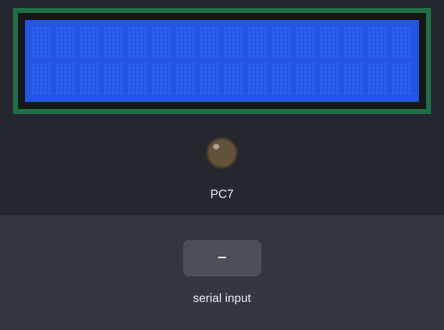
Recording of a program running on a simulated ATmega32, built with avr-gcc and emulated at 16 MHz. On the bench: 16×2 character LCD, output pins drawn as LEDs (lit = HIGH). Wiring (inferred from the names in the program): character LCD (HD44780): RS PB1; R/W PB2; E PB3; data PA4, PA5, PA6, PA7. The inputs (shaded band) are chosen by the test bench. Pins used as bus, display or sensor lines are not drawn.

Above: at 1.6 s.
1.7 s: "2" received over Serial
At 2.32 s:
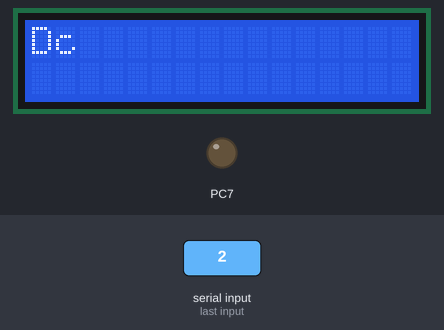
4.2 s: "1" received over Serial
At 5.87 s:
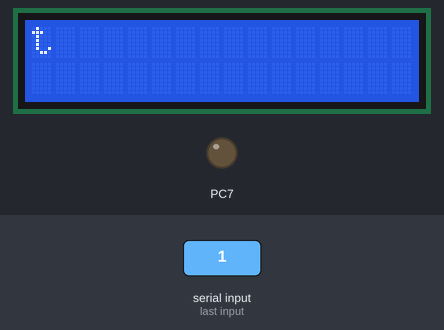
6.5 s: "3" received over Serial
At 8.57 s:
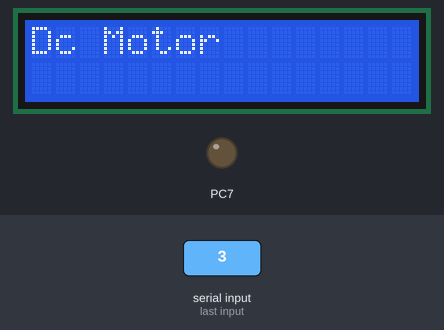
9.5 s: "4" received over Serial
At 10.4 s:
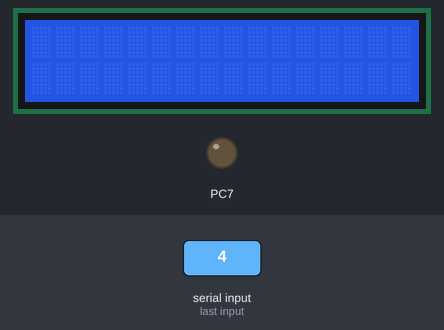
Timing chart, 0 to 12.0 s (numbered marks = the images above; inputs shaded):
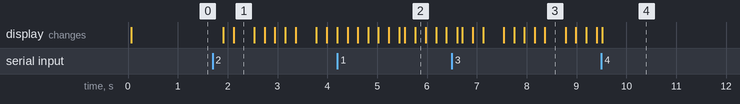

The program:

main.c
```c
/*
* SPI_Master_F17.c
*
* Created: 2/1/21 5:04:27 PM
* Author : Mostafa
*/

#include "SPI.h"
#define F_CPU 16000000UL
#include "util/delay.h"


int main(void)
{
	DIO_Init();
	LCD_Init();
	Uart_Init();
	SPI_InitType MyInit = {Master, MSB};
	SPI_Init(&MyInit);
	SPI_SlaveEN(SPI_PortReg, SS);
	_delay_ms(500);
	Uint8 op = 0;
	Uint8 arr[20];
	Uint8 array[30];
	Uint8 ary[30];
	while (1)
	{
		/*you have to send the number of op twice(to make over write) as the value in SPDR is still stored in it from previous operation*/
		op = Uart_RxChar();//receiving the value from UART

		switch(op){
			/*temperature sensor*/
			case '1':
				LCD_Clear();
				SPI_Tx(0x01);//sending a dummy value to slave to check on it
				_delay_ms(100);
				LCD_Clear();
				LCD_String("temp");
				int  x = SPI_Rx();//receive temperature from slave
				itoa(x,arr,10);
				LCD_Cmd(0xC0);
				LCD_String(arr);
			break;
			/*Motor on */
			/*the motor speeds up gradually*/
			case '2':
				LCD_Clear();
				SPI_Tx(0x02);
				_delay_ms(100);
				LCD_String("Dc Motor on");
				Uint8 data = SPI_Rx();//received value from slave
				itoa(data,array,10);
				LCD_Cmd(0xC0);
				LCD_String("speed:");
				LCD_Cmd(0xC7);
				LCD_String(array);
			break;

			/*motor off*/
			/*the motor speed decreases gradually and doesn't stop immediately after you press the key*/
			case '3' :

				LCD_Clear();
				SPI_Tx(0x03);
				_delay_ms(100);
				LCD_String("Dc Motor off");
				Uint8 rec = SPI_Rx();
				itoa(rec,ary,10);
				LCD_Cmd(0xC0);
				LCD_String(ary);

			break;

			/*clearing lcd on both master and slave*/
			case '4':
			LCD_Clear();
			SPI_Tx(0x04);
			_delay_ms(100);
			break;


		}

	}


}


/*if(Uart_RxChar() == '1'){
if (SPI_TxRx(0x01) == 0x55)
{
_delay_ms(100);
}
LCD_String("temp");
}*/
```

SPI.c
```c
/*
* SPI.c
*
* Created: 2/1/21 5:05:22 PM
*  Author: Mostafa
*/
#include "SPI.h"


void SPI_Init(SPI_InitType * MyInit){
	switch (MyInit->state)
	{
		case Master:
		SPI_SlaveDIS(SPI_PortReg, SS);
		SPI_DataDirReg |= (1<<MOSI)|(1<<SS)|(1<<SCK);
		SPI_DataDirReg &=~ (1<<MISO);
		//SPCR |=(1<<SPE)|(1<<MSTR);
		//SPI->MySPCR.AllRegister = 0x50;
		SPI->MySPCR.RegisterBits.MyMSTR = 1;
		SPI->MySPCR.RegisterBits.MySPE = 1;
		break;

		case Slave:
		SPI_DataDirReg &=~ (1<<MOSI)|(1<<SS)|(1<<SCK);
		SPI_DataDirReg |= (1<<MISO);
		SPCR |= (1<<SPE);
		break;
	}

}

Uint8 SPI_Tx(Uint8 data){
	SPI->MySPDR = data;
	while(!(SPI->MySPSR  & (1<<SPIF)));
	return SPI->MySPDR;
}


unsigned char SPI_Rx(void){
	return SPI->MySPDR;

}
```

SPI.h
```c
/*
* SPI.h
*
* Created: 2/1/21 5:05:32 PM
*  Author: Mostafa
*/


#ifndef SPI_H_
#define SPI_H_

#include <avr/io.h>
#include "DIO.h"
#include "LCD.h"
#include "UART.h"
#include <stdlib.h>

#define SPI_DataDirReg DDRB
#define SPI_PortReg PORTB

#define SS 4
#define MOSI 5
#define MISO 6
#define SCK 7

#define SPI_SlaveEN(Reg, BitNo) (Reg &= ~ (1<<BitNo))
#define SPI_SlaveDIS(Reg, BitNo) (Reg |= (1<<BitNo))

typedef enum{
	Slave=0,Master
}SPI_StateType;

typedef enum{
	MSB=0,LSB
}SPI_DORDType;//data order types

typedef struct{
	SPI_StateType state;
	SPI_DORDType DataOrder;
}SPI_InitType;

typedef struct{
	unsigned char MySPR :2;
	unsigned char MyCPHA:1;
	unsigned char MyCPOL:1;
	unsigned char MyMSTR:1;
	unsigned char MyDORD:1;
	unsigned char MySPE:1;
	unsigned char MySPIE:1;
}SPI_SPCRBitsType;

typedef union{
	unsigned char AllRegister;
	SPI_SPCRBitsType RegisterBits;
	}SPI_SPCRType;

typedef struct{
	SPI_SPCRType MySPCR;
	unsigned char MySPSR;
	unsigned char MySPDR;

}SPI_RegType;

#define SPI  ((volatile SPI_RegType *)0x2D)

void SPI_Init(SPI_InitType * MyInit);//for setting master and slave
unsigned char SPI_Tx(unsigned char data);// flag indicates when the data is completely transfered
Uint8 SPI_Rx(void);
#endif /* SPI_H_ */
```

UART.c
```c
/*
 * UART.c
 *
 * Created: 1/29/21 11:29:58 AM
 *  Author: Mostafa
 */


#include "UART.h"

void Uart_Init(void){
	//Tx & Rx - 1STOP
	UCSRB = (1<<RXEN)|(1<<TXEN);
	//asynchronous mode- 8BIT
	UCSRC = (1<<URSEL)|(1<<UCSZ1)|(1<<UCSZ0);
	UBRRL = (char)MyUBRR;
	UBRRH = (char)(MyUBRR>>8);
}

void Uart_TxChar(unsigned char data){
	//to check if the register is empty
	while(!(UCSRA & (1<<UDRE)));
	//while(((UCSRA>>UDRE)&1

	UDR = data;

}

void Uart_TxString(char * string){
	unsigned char i = 0;
	while (string[i] != '\0')
	{
		Uart_TxChar(string[i]);
		i++;
	}
}

unsigned char Uart_RxChar(void){
	//receive flag
	while(!(UCSRA & (1<<RXC)));
	return UDR;

}
```

UART.h
```c
/*
 * UART.h
 *
 * Created: 1/29/21 11:30:11 AM
 *  Author: Mostafa
 */


#ifndef UART_H_
#define UART_H_

#include <avr/io.h>
#define F_CPU 16000000UL

#define BaudRate 9600

#define DoubleSpeed 0

#if (DoubleSpeed == 0)
	#define MyUBRR ((F_CPU/(16UL*BaudRate))-1)
#else
	#define MyUBRR ((F_CPU/(8UL*BaudRate))-1)
#endif

void Uart_Init(void);
/*function to send one char*/
void Uart_TxChar(unsigned char data);
/*function to send a string*/
void Uart_TxString(char * string);
/*function to receive char*/
unsigned char Uart_RxChar(void);
#endif /* UART_H_ */
```

LCD.c
```c
/*
* LCD.c
*
* Created: 1/26/21 9:57:38 PM
*  Author: Mostafa
*/

#include "LCD.h"


void LCD_Init(){
	DIO_WriteChannel(RW, STD_Low);
	DIO_WriteChannel(E, STD_High);
	_delay_ms(20);//first delay more than 15 ms
	LCD_Cmd(0x33);//LCD Init
	_delay_us(100);//third delay more than 100 us
	LCD_Cmd(0x32);//then we send the 3 then the 2 in the initialization of lcd after the delay more than 100 us
	LCD_Cmd(0x28);//function set
	LCD_Cmd(0x06);//entry mode
	LCD_Cmd(0x0C);//display on/of
	LCD_Cmd(0x01);//for clearing the LCD
	_delay_ms(2);
}


void LCD_Cmd(Uint8 cmd){
	Uint8 PortData = 0;
	PortData = DIO_ReadPort(LCDPort);
	//we send the first 3
	PortData = (PortData & 0x0F)|(cmd & 0xF0);//for high Mable
	DIO_WritePort(LCDPort , PortData);
	DIO_WriteChannel(RS, STD_Low);
	DIO_WriteChannel(E, STD_Low);
	_delay_us(100);
	DIO_WriteChannel(E, STD_High);

	_delay_ms(5);//second delay more than 4.1 ms

	PortData = DIO_ReadPort(LCDPort);
	//we send the second 3
	PortData = (PortData & 0x0F)|(cmd << 4);// for low Mable
	DIO_WritePort(LCDPort , PortData);
	DIO_WriteChannel(RS, STD_Low);
	DIO_WriteChannel(E, STD_Low);
	_delay_us(100);
	DIO_WriteChannel(E, STD_High);
	_delay_ms(2);//because the lcd hardware is lagging so we must give it a break
}


void LCD_Char(Uint8 data){
	Uint8 PortData = 0;
	PortData = DIO_ReadPort(LCDPort);
	PortData = (PortData & 0x0F)|(data & 0xF0);//for high Mable
	DIO_WritePort(LCDPort, PortData);
	DIO_WriteChannel(RS, STD_High);
	DIO_WriteChannel(E, STD_Low);
	_delay_ms(100);
	DIO_WriteChannel(E, STD_High);

	_delay_ms(5);//second delay more than 4.1 ms

	PortData = DIO_ReadPort(LCDPort);
	//we send the second 3
	PortData = (LCDPort & 0x0F)|(data << 4);// for low Mable
	DIO_WritePort(LCDPort, PortData);
	DIO_WriteChannel(RS, STD_High);
	DIO_WriteChannel(E, STD_Low);
	_delay_ms(100);
	DIO_WriteChannel(E, STD_High);
	_delay_ms(2);

}

void LCD_String(Sint8 * string ){
	Uint8 i=0;
	/*we will use the null at the end of the string as we don't know the size of the string*/
	while(string[i] != '\0'){
		LCD_Char((Uint8)string[i]);
		i++;
	}
}

void LCD_CustomeChar(Uint8 loc, Uint8 * msg){
	Uint8 i=0;
	if (loc<8)
	{
		LCD_Cmd((0x40 + (loc*8)));
		for (i=0;i<8;i++)
		{
			LCD_Char(msg[i]) ;
		}
	}
}

void LCD_StringPos(Sint8 * string, Uint8 line , Uint8 pos){
	switch (line)
	{
		case 1:
		LCD_Cmd(0x80 | (pos & 0x0F));
		LCD_String(string);
		break;
		case 2:
		LCD_Cmd(0xC0 | (pos & 0x0F));
		LCD_String(string);
		break;
	}
}


void LCD_CharPos(Uint8 data, Uint8 line , Uint8 pos){
	switch (line)
	{
		case 1:
		LCD_Cmd(0x80 | (pos & 0x0F));
		LCD_Char(data);
		break;
		case 2:
		LCD_Cmd(0xC0 | (pos & 0x0F));
		LCD_Char(data);
		break;
	}
}

void LCD_Clear(){
	LCD_Cmd(0x01);
}
```

LCD.h
```c
/*
 * LCD.h
 *
 * Created: 1/26/21 9:57:55 PM
 *  Author: Mostafa
 */


#ifndef LCD_H_
#define LCD_H_

#include "DIO.h"
#define F_CPU 16000000UL
#include "util/delay.h"

/*defining the hole portA register which is 8-bit and we only use 4 of them*/
/*the problem here that we told the lcd to access the port directly without using layeredArch property*/
#define LCDPort  DIO_PortA //here we used the layered arch. property


/*defining the RS-RW-E in the included connection on the kit*/
#define RS  DIO_ChannelB1
#define RW  DIO_ChannelB2
#define E   DIO_ChannelB3

void LCD_Init();
void LCD_Cmd(Uint8 cmd);
void LCD_Char(Uint8 data);
void LCD_String(Sint8 * string );//constant data but we can change the address of the pointer
void LCD_CustomeChar(Uint8 loc, Uint8 * msg);
void LCD_StringPos(Sint8 * string , Uint8 line , Uint8 pos);
void LCD_CharPos(Uint8 data, Uint8 line , Uint8 pos);
void LCD_Clear();

#endif /* LCD_H_ */
```

BitMath.h
```c
/*
 * BitMath.h
 *
 * Created: 1/21/2021 11:18:45 AM
 *  Author: Mostafa
 */

#ifndef BITMATH_H_
#define BITMATH_H_

/*macro use to set the desired bit by one*/
#define SetBit(Reg, BitNo)    (Reg |=(1<<BitNo))

/*macro used to clear the desired bit to 0*/
#define ClearBit(Reg, BitNo)  (Reg &= ~(1<<BitNo))

/*macro used to toggle bit 0 then 1 then 0...*/
#define ToggleBit(Reg, BitNo)  (Reg ^=(1<<BitNo))

/*macro used to get the value stored in the desired bit*/
#define GetBit(Reg, BitNo)    ((Reg>>BitNo) &1)

#endif /* BITMATH_H_ */
```

DIO.c
```c
/*
* DIO.c
*
* Created: 1/21/21 11:32:39 PM
*  Author: Mostafa
*/
#include "DIO.h"

void DIO_WriteChannel(DIO_ChannelTypes ChannelId, STD_LevelTypes level){
	DIO_PortTypes Portx = ChannelId/8;  // which port
	DIO_PortTypes ChannelPos = ChannelId%8;  //which pin
	switch(Portx){
		/*in case the the value of division is portA*/
		case DIO_PortA:
		if(level== STD_High){
			SetBit(PORTA_Reg, ChannelPos);
		}
		else{
			ClearBit(PORTA_Reg, ChannelPos);
		}

		break;

		/*in case the the value of division is portB*/
		case DIO_PortB:
		if(level== STD_High){
			SetBit(PORTB_Reg, ChannelPos);
		}
		else{
			ClearBit(PORTB_Reg, ChannelPos);
		}

		break;

		/*in case the the value of division is portC*/
		case DIO_PortC:
		if(level== STD_High){
			SetBit(PORTC_Reg, ChannelPos);
		}
		else{
			ClearBit(PORTC_Reg, ChannelPos);
		}

		break;

		/*in case the the value of division is portD*/
		case DIO_PortD:
		if(level== STD_High){
			SetBit(PORTD_Reg, ChannelPos);
		}
		else{
			ClearBit(PORTD_Reg, ChannelPos);
		}

		break;
	}
}

Uint8 DIO_ReadChannel(DIO_ChannelTypes ChannelId){
	Uint8 data = 0xFF ;
	DIO_PortTypes Portx = ChannelId/8;
	DIO_PortTypes ChannelPos = ChannelId%8;
	switch(Portx){
		case DIO_PortA:
		data = GetBit(PINA_Reg,ChannelPos);
		break;

		case DIO_PortB:
		data = GetBit(PINB_Reg,ChannelPos);
		break;

		case DIO_PortC:
		data = GetBit(PINC_Reg,ChannelPos);
		break;

		case DIO_PortD:
		data = GetBit(PIND_Reg,ChannelPos);
		break;
	}

	return data;
}


void DIO_ToggleChannel(DIO_ChannelTypes ChannelId){
	DIO_PortTypes Portx = ChannelId/8;
	DIO_PortTypes ChannelPos = ChannelId%8;
	switch(Portx){
		case DIO_PortA:
		ToggleBit(PORTA_Reg,ChannelPos);
		break;

		case DIO_PortB:
		ToggleBit(PORTB_Reg,ChannelPos);
		break;

		case DIO_PortC:
		ToggleBit(PORTC_Reg,ChannelPos);
		break;

		case DIO_PortD:
		ToggleBit(PORTD_Reg,ChannelPos);
		break;
	}

}


void DIO_WritePort(DIO_PortTypes PortId, Uint8 data){
	switch(PortId){
		case DIO_PortA:
			PORTA_Reg=data;
			break;

		case DIO_PortB:
			PORTB_Reg=data;
			break;

		case DIO_PortC:
			PORTC_Reg=data;
			break;

		case DIO_PortD:
			PORTD_Reg=data;
			break;
	}
}

Uint8 DIO_ReadPort(DIO_PortTypes portId){
	Uint8 data = 0xFF ;
	switch(portId){
		case DIO_PortA:
		data = PORTA_Reg;
		break;

		case DIO_PortB:
		data = PORTB_Reg;
		break;

		case DIO_PortC:
		data = PORTC_Reg;
		break;

		case DIO_PortD:
		data = PORTD_Reg;
		break;
	}

	return data;
}
```

DIO.h
```c
/*
 * DIO.h
 *
 * Created: 1/21/21 11:31:58 PM
 *  Author: Mostafa
 */


#ifndef DIO_H_
#define DIO_H_

#include "BitMath.h"
#include "STD_types.h"
#include "DIO_HW.h"
#include "DIO_Types.h"
#include "DIO_CFG.h"

/**/
void DIO_WriteChannel (DIO_ChannelTypes ChannelId, STD_LevelTypes level);
Uint8 DIO_ReadChannel(DIO_ChannelTypes ChannelId);
void DIO_ToggleChannel(DIO_ChannelTypes ChannelId);
void DIO_WritePort(DIO_PortTypes PortId, Uint8 data);
Uint8 DIO_ReadPort(DIO_PortTypes portId);


#endif /* DIO_H_ */
```

DIO_CFG.c
```c
 /*
* DIO_CFG.c
*
* Created: 1/21/21 11:53:05 PM
*  Author: Mostafa
*/

#include "DIO_CFG.h"


const DIO_PinCFG PinCFG[] = {
	//portA
	{Input, STD_Low},
	{Input, STD_Low},
	{Input, STD_Low},
	{Input, STD_Low},
	{Output, STD_High},
	{Output, STD_High},
	{Output, STD_High},
	{Output, STD_High},
	//portB
	{Input, STD_Low},
	{Output, STD_High},
	{Output, STD_High},
	{Output, STD_High},
	{Input, STD_Low},
	{Input, STD_Low},
	{Input, STD_Low},
	{Input, STD_Low},
	//portC
	{Input, STD_Low},
	{Input, STD_Low},
	{Input, STD_Low},
	{Input, STD_Low},
	{Input, STD_Low},
	{Input, STD_Low},
	{Input, STD_Low},
	{Output, STD_Low},
	//PortD
	{Input, STD_Low},
	{Input, STD_Low},
	{Input, STD_Low},
	{Input, STD_Low},
	{Input, STD_Low},
	{Input, STD_Low},
	{Input, STD_Low},
	{Input, STD_Low}
};

void DIO_Init(){
	Uint8 count = 0;
	DIO_PortTypes portx;
	DIO_ChannelTypes ChannelPos;
	for (count=DIO_ChannelA0;count<PINCOUNT;count++){
		portx = count/8;
		ChannelPos = count%8;
		switch(portx){
			case DIO_PortA :
			if(PinCFG[count].ChannelDir == Output){
				SetBit(DDRA_Reg,ChannelPos);
			}
			else
			{
				ClearBit(DDRA_Reg,ChannelPos);
			}
			break;

			/*port B*/
			case DIO_PortB :
			if(PinCFG[count].ChannelDir == Output){
				SetBit(DDRB_Reg,ChannelPos);
			}
			else
			{
				ClearBit(DDRB_Reg,ChannelPos);
			}
			break;

			/*portC*/
			case DIO_PortC :
			if(PinCFG[count].ChannelDir == Output){
				SetBit(DDRC_Reg,ChannelPos);
			}
			else
			{
				ClearBit(DDRC_Reg,ChannelPos);
			}
			break;

			/*portD*/
			case DIO_PortD :
			if(PinCFG[count].ChannelDir == Output){
				SetBit(DDRD_Reg,ChannelPos);
			}
			else
			{
				ClearBit(DDRD_Reg,ChannelPos);
			}
			break;
		}

	}


}
```

DIO_CFG.h
```c
/*
 * DIO_CFG.h
 *
 * Created: 1/21/21 11:53:20 PM
 *  Author: Mostafa
 */


#ifndef DIO_CFG_H_
#define DIO_CFG_H_

#include "DIO.h"

typedef struct
{
	DIO_DirTypes ChannelDir;
	STD_LevelTypes Level;
}DIO_PinCFG;

#define PINCOUNT 32

void DIO_Init(void);


#endif /* DIO_CFG_H_ */
```

DIO_HW.h
```c
/*
 * DIO_HW.h
 *
 * Created: 1/21/21 11:19:39 PM
 *  Author: Mostafa
 */

#include "STD_Types.h"

#ifndef DIO_HW_H_
#define DIO_HW_H_

//change the addresses of the register in memory

#define PORTA_Reg (*((volatile Uint8*)0x3B))
#define DDRA_Reg  (*((volatile Uint8*)0x3A))
#define PINA_Reg  (*((volatile Uint8*)0x39))

#define PORTB_Reg (*((volatile Uint8*)0x38))
#define DDRB_Reg  (*((volatile Uint8*)0x37))
#define PINB_Reg  (*((volatile Uint8*)0x36))

#define PORTC_Reg (*((volatile Uint8*)0x35))
#define DDRC_Reg  (*((volatile Uint8*)0x34))
#define PINC_Reg  (*((volatile Uint8*)0x33))

#define PORTD_Reg (*((volatile Uint8*)0x32))
#define DDRD_Reg  (*((volatile Uint8*)0x31))
#define PIND_Reg  (*((volatile Uint8*)0x30))


#endif /* DIO_HW_H_ */
```

DIO_Types.h
```c
/*
 * DIO_Types.h
 *
 * Created: 1/21/21 11:19:20 PM
 *  Author: Mostafa
 */


#ifndef DIO_TYPES_H_
#define DIO_TYPES_H_

/*structure for choosing pins*/
typedef enum{
	/*channel A*/
	DIO_ChannelA0=0,//0
	DIO_ChannelA1,
	DIO_ChannelA2,
	DIO_ChannelA3,
	DIO_ChannelA4,
	DIO_ChannelA5,
	DIO_ChannelA6,
	DIO_ChannelA7,

	/*channel B*/
	DIO_ChannelB0,
	DIO_ChannelB1,
	DIO_ChannelB2,
	DIO_ChannelB3,
	DIO_ChannelB4,
	DIO_ChannelB5,
	DIO_ChannelB6,
	DIO_ChannelB7,

	/*channel C*/
	DIO_ChannelC0,
	DIO_ChannelC1,
	DIO_ChannelC2,
	DIO_ChannelC3,
	DIO_ChannelC4,
	DIO_ChannelC5,
	DIO_ChannelC6,
	DIO_ChannelC7,

	/*channel D*/
	DIO_ChannelD0,
	DIO_ChannelD1,
	DIO_ChannelD2,
	DIO_ChannelD3,
	DIO_ChannelD4,
	DIO_ChannelD5,
	DIO_ChannelD6,
	DIO_ChannelD7//31
	}DIO_ChannelTypes;

/*structure for choosing ports*/
typedef enum{
	DIO_PortA=0,
	DIO_PortB,
	DIO_PortC,
	DIO_PortD
	}DIO_PortTypes;

/*structure for direction of pin*/
typedef enum{
	Input=0,
	Output
	}DIO_DirTypes;


#endif /* DIO_TYPES_H_ */
```

STD_Types.h
```c
/*
 * STD_Types.h
 *
 * Created: 1/21/21 11:18:52 PM
 *  Author: Mostafa
 */


#ifndef STD_TYPES_H_
#define STD_TYPES_H_


typedef unsigned char Uint8;
typedef char Sint8;

typedef enum{
	STD_Low=0,
	STD_High
	}STD_LevelTypes;


#endif /* STD_TYPES_H_ */
```

Measured:
- after the input at 1.7 s, the display: first changes after 0.21 s (image 1 shows a later state)
- after the input at 4.2 s, the display: first differs from a run without the input after 1.4 s (image 2 shows a later state)
- after the input at 6.5 s, the display: first differs from a run without the input after 0.21 s (image 3 shows a later state)
- after the input at 9.5 s, the display: changes at once (image 4)
- what the display in image 1 shows lasts 0.4 s, from 2.1 s to 2.5 s
